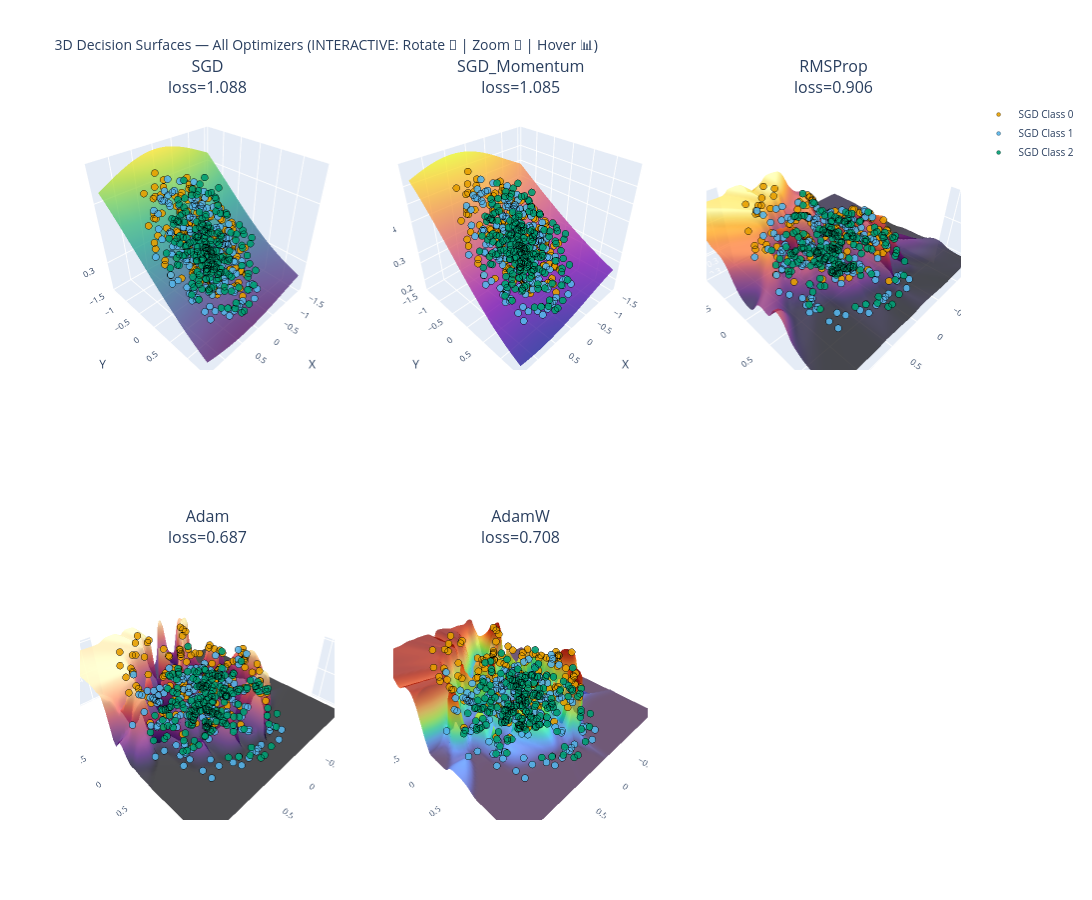

The cell this chart's notebook holds for it:
### Code cell
# 3D Decision Surfaces for each optimizer (INTERACTIVE with Plotly)
import plotly.graph_objects as go
from plotly.subplots import make_subplots

def compute_3d_decision_surface(model, X, y, h=0.04):
    """Compute decision surface (confidence for class 0) overlaid with data points."""
    model.eval()
    xmin, xmax = X[:,0].min()-.3, X[:,0].max()+.3
    ymin, ymax = X[:,1].min()-.3, X[:,1].max()+.3
    xx, yy = np.meshgrid(np.arange(xmin, xmax, h), np.arange(ymin, ymax, h))
    grid = torch.tensor(np.c_[xx.ravel(), yy.ravel()], dtype=torch.float32).to(DEVICE)
    
    with torch.no_grad():
        logits = model(grid).cpu().numpy()
        # Use softmax to get probabilities for class 0 (as confidence score for Z)
        probs = np.exp(logits) / np.exp(logits).sum(axis=1, keepdims=True)
        Z = probs[:, 0].reshape(xx.shape)
    
    return xx, yy, Z


# Create interactive 3D subplots (2 rows, 3 cols for 5 optimizers + 1 empty)
fig = make_subplots(
    rows=2, cols=3,
    subplot_titles=[f'{n}<br>loss={spiral_res[n]["loss"][-1]:.3f}' for n in OPTIMIZER_NAMES] + [''],
    specs=[[{'type': 'scatter3d'}, {'type': 'scatter3d'}, {'type': 'scatter3d'}],
           [{'type': 'scatter3d'}, {'type': 'scatter3d'}, {'type': 'scatter3d'}]]
)

colorscale_map = {
    'SGD': 'Viridis', 'SGD_Momentum': 'Plasma', 'RMSProp': 'Inferno',
    'Adam': 'Magma', 'AdamW': 'Turbo'
}

for idx, n in enumerate(OPTIMIZER_NAMES, 1):
    row = (idx - 1) // 3 + 1
    col = (idx - 1) % 3 + 1
    
    # Compute surface
    xx, yy, Z = compute_3d_decision_surface(spiral_res[n]['model'], Xnp, ynp)
    
    # Add surface mesh
    fig.add_trace(
        go.Surface(x=xx, y=yy, z=Z, colorscale=colorscale_map[n], 
                   showscale=False, opacity=0.75, name=f'{n} Surface'),
        row=row, col=col
    )
    
    # Add data points on top of surface
    for c, col_name in enumerate(['#E69F00','#56B4E9','#009E73']):
        m = (ynp == c)
        # For Z coord, compute model's predicted probabilities for these points
        pts_grid = torch.tensor(Xnp[m], dtype=torch.float32).to(DEVICE)
        with torch.no_grad():
            pts_probs = torch.softmax(spiral_res[n]['model'](pts_grid), dim=1).cpu().numpy()
        z_pts = pts_probs[:, 0]
        
        fig.add_trace(
            go.Scatter3d(x=Xnp[m, 0], y=Xnp[m, 1], z=z_pts,
                        mode='markers', marker=dict(size=4, color=col_name, opacity=0.9, 
                                                    line=dict(color='black', width=0.3)),
                        name=f'{n} Class {c}', showlegend=(idx==1)),
            row=row, col=col
        )

# Update layout
fig.update_layout(
    title_text='3D Decision Surfaces — All Optimizers (INTERACTIVE: Rotate 🔄 | Zoom 🔭 | Hover 📊)',
    height=900, width=1400, showlegend=True,
    font=dict(size=10)
)

# Update axes labels for all subplots
for i in range(1, 7):
    fig.update_scenes(
        xaxis_title='X', yaxis_title='Y', zaxis_title='P(Class 0)',
        row=(i-1)//3 + 1, col=(i-1)%3 + 1
    )

fig.show()
print('Interactive 3D decision surfaces loaded')
print('Click and drag to rotate, Scroll to zoom, Hover for values')

### Figure 1 — Plotly figure (JSON) as saved in the notebook; plotly's stock layout.template omitted (floating-point values rounded to 4 significant figures; data arrays with more than 128 entries replaced by an {"elided": "..."} marker saying what was removed)
{"data": [{"colorscale": [[0, "#440154"], [0.1111, "#482878"], [0.2222, "#3e4989"], [0.3333, "#31688e"], [0.4444, "#26828e"], [0.5556, "#1f9e89"], [0.6667, "#35b779"], [0.7778, "#6ece58"], [0.8889, "#b5de2b"], [1, "#fde725"]], "name": "SGD Surface", "opacity": 0.75, "scene": "scene", "showscale": false, "type": "surface", "x": {"elided": "72x73 float values"}, "y": {"elided": "72x73 float values"}, "z": {"elided": "72x73 float values"}}, {"marker": {"color": "#E69F00", "line": {"color": "black", "width": 0.3}, "opacity": 0.9, "size": 4}, "mode": "markers", "name": "SGD Class 0", "scene": "scene", "showlegend": true, "type": "scatter3d", "x": {"elided": "200 float values"}, "y": {"elided": "200 float values"}, "z": {"elided": "200 float values"}}, {"marker": {"color": "#56B4E9", "line": {"color": "black", "width": 0.3}, "opacity": 0.9, "size": 4}, "mode": "markers", "name": "SGD Class 1", "scene": "scene", "showlegend": true, "type": "scatter3d", "x": {"elided": "200 float values"}, "y": {"elided": "200 float values"}, "z": {"elided": "200 float values"}}, {"marker": {"color": "#009E73", "line": {"color": "black", "width": 0.3}, "opacity": 0.9, "size": 4}, "mode": "markers", "name": "SGD Class 2", "scene": "scene", "showlegend": true, "type": "scatter3d", "x": {"elided": "200 float values"}, "y": {"elided": "200 float values"}, "z": {"elided": "200 float values"}}, {"colorscale": [[0, "#0d0887"], [0.1111, "#46039f"], [0.2222, "#7201a8"], [0.3333, "#9c179e"], [0.4444, "#bd3786"], [0.5556, "#d8576b"], [0.6667, "#ed7953"], [0.7778, "#fb9f3a"], [0.8889, "#fdca26"], [1, "#f0f921"]], "name": "SGD_Momentum Surface", "opacity": 0.75, "scene": "scene2", "showscale": false, "type": "surface", "x": {"elided": "72x73 float values"}, "y": {"elided": "72x73 float values"}, "z": {"elided": "72x73 float values"}}, {"marker": {"color": "#E69F00", "line": {"color": "black", "width": 0.3}, "opacity": 0.9, "size": 4}, "mode": "markers", "name": "SGD_Momentum Class 0", "scene": "scene2", "showlegend": false, "type": "scatter3d", "x": {"elided": "200 float values"}, "y": {"elided": "200 float values"}, "z": {"elided": "200 float values"}}, {"marker": {"color": "#56B4E9", "line": {"color": "black", "width": 0.3}, "opacity": 0.9, "size": 4}, "mode": "markers", "name": "SGD_Momentum Class 1", "scene": "scene2", "showlegend": false, "type": "scatter3d", "x": {"elided": "200 float values"}, "y": {"elided": "200 float values"}, "z": {"elided": "200 float values"}}, {"marker": {"color": "#009E73", "line": {"color": "black", "width": 0.3}, "opacity": 0.9, "size": 4}, "mode": "markers", "name": "SGD_Momentum Class 2", "scene": "scene2", "showlegend": false, "type": "scatter3d", "x": {"elided": "200 float values"}, "y": {"elided": "200 float values"}, "z": {"elided": "200 float values"}}, {"colorscale": [[0, "#000004"], [0.1111, "#1b0c41"], [0.2222, "#4a0c6b"], [0.3333, "#781c6d"], [0.4444, "#a52c60"], [0.5556, "#cf4446"], [0.6667, "#ed6925"], [0.7778, "#fb9b06"], [0.8889, "#f7d13d"], [1, "#fcffa4"]], "name": "RMSProp Surface", "opacity": 0.75, "scene": "scene3", "showscale": false, "type": "surface", "x": {"elided": "72x73 float values"}, "y": {"elided": "72x73 float values"}, "z": {"elided": "72x73 float values"}}, {"marker": {"color": "#E69F00", "line": {"color": "black", "width": 0.3}, "opacity": 0.9, "size": 4}, "mode": "markers", "name": "RMSProp Class 0", "scene": "scene3", "showlegend": false, "type": "scatter3d", "x": {"elided": "200 float values"}, "y": {"elided": "200 float values"}, "z": {"elided": "200 float values"}}, {"marker": {"color": "#56B4E9", "line": {"color": "black", "width": 0.3}, "opacity": 0.9, "size": 4}, "mode": "markers", "name": "RMSProp Class 1", "scene": "scene3", "showlegend": false, "type": "scatter3d", "x": {"elided": "200 float values"}, "y": {"elided": "200 float values"}, "z": {"elided": "200 float values"}}, {"marker": {"color": "#009E73", "line": {"color": "black", "width": 0.3}, "opacity": 0.9, "size": 4}, "mode": "markers", "name": "RMSProp Class 2", "scene": "scene3", "showlegend": false, "type": "scatter3d", "x": {"elided": "200 float values"}, "y": {"elided": "200 float values"}, "z": {"elided": "200 float values"}}, {"colorscale": [[0, "#000004"], [0.1111, "#180f3d"], [0.2222, "#440f76"], [0.3333, "#721f81"], [0.4444, "#9e2f7f"], [0.5556, "#cd4071"], [0.6667, "#f1605d"], [0.7778, "#fd9668"], [0.8889, "#feca8d"], [1, "#fcfdbf"]], "name": "Adam Surface", "opacity": 0.75, "scene": "scene4", "showscale": false, "type": "surface", "x": {"elided": "72x73 float values"}, "y": {"elided": "72x73 float values"}, "z": {"elided": "72x73 float values"}}, {"marker": {"color": "#E69F00", "line": {"color": "black", "width": 0.3}, "opacity": 0.9, "size": 4}, "mode": "markers", "name": "Adam Class 0", "scene": "scene4", "showlegend": false, "type": "scatter3d", "x": {"elided": "200 float values"}, "y": {"elided": "200 float values"}, "z": {"elided": "200 float values"}}, {"marker": {"color": "#56B4E9", "line": {"color": "black", "width": 0.3}, "opacity": 0.9, "size": 4}, "mode": "markers", "name": "Adam Class 1", "scene": "scene4", "showlegend": false, "type": "scatter3d", "x": {"elided": "200 float values"}, "y": {"elided": "200 float values"}, "z": {"elided": "200 float values"}}, {"marker": {"color": "#009E73", "line": {"color": "black", "width": 0.3}, "opacity": 0.9, "size": 4}, "mode": "markers", "name": "Adam Class 2", "scene": "scene4", "showlegend": false, "type": "scatter3d", "x": {"elided": "200 float values"}, "y": {"elided": "200 float values"}, "z": {"elided": "200 float values"}}, {"colorscale": [[0, "#30123b"], [0.07143, "#4145ab"], [0.1429, "#4675ed"], [0.2143, "#39a2fc"], [0.2857, "#1bcfd4"], [0.3571, "#24eca6"], [0.4286, "#61fc6c"], [0.5, "#a4fc3b"], [0.5714, "#d1e834"], [0.6429, "#f3c63a"], [0.7143, "#fe9b2d"], [0.7857, "#f36315"], [0.8571, "#d93806"], [0.9286, "#b11901"], [1, "#7a0402"]], "name": "AdamW Surface", "opacity": 0.75, "scene": "scene5", "showscale": false, "type": "surface", "x": {"elided": "72x73 float values"}, "y": {"elided": "72x73 float values"}, "z": {"elided": "72x73 float values"}}, {"marker": {"color": "#E69F00", "line": {"color": "black", "width": 0.3}, "opacity": 0.9, "size": 4}, "mode": "markers", "name": "AdamW Class 0", "scene": "scene5", "showlegend": false, "type": "scatter3d", "x": {"elided": "200 float values"}, "y": {"elided": "200 float values"}, "z": {"elided": "200 float values"}}, {"marker": {"color": "#56B4E9", "line": {"color": "black", "width": 0.3}, "opacity": 0.9, "size": 4}, "mode": "markers", "name": "AdamW Class 1", "scene": "scene5", "showlegend": false, "type": "scatter3d", "x": {"elided": "200 float values"}, "y": {"elided": "200 float values"}, "z": {"elided": "200 float values"}}, {"marker": {"color": "#009E73", "line": {"color": "black", "width": 0.3}, "opacity": 0.9, "size": 4}, "mode": "markers", "name": "AdamW Class 2", "scene": "scene5", "showlegend": false, "type": "scatter3d", "x": {"elided": "200 float values"}, "y": {"elided": "200 float values"}, "z": {"elided": "200 float values"}}], "layout": {"annotations": [{"font": {"size": 16}, "showarrow": false, "text": "SGD<br>loss=1.088", "x": 0.1444, "xanchor": "center", "xref": "paper", "y": 1, "yanchor": "bottom", "yref": "paper"}, {"font": {"size": 16}, "showarrow": false, "text": "SGD_Momentum<br>loss=1.085", "x": 0.5, "xanchor": "center", "xref": "paper", "y": 1, "yanchor": "bottom", "yref": "paper"}, {"font": {"size": 16}, "showarrow": false, "text": "RMSProp<br>loss=0.906", "x": 0.8556, "xanchor": "center", "xref": "paper", "y": 1, "yanchor": "bottom", "yref": "paper"}, {"font": {"size": 16}, "showarrow": false, "text": "Adam<br>loss=0.687", "x": 0.1444, "xanchor": "center", "xref": "paper", "y": 0.375, "yanchor": "bottom", "yref": "paper"}, {"font": {"size": 16}, "showarrow": false, "text": "AdamW<br>loss=0.708", "x": 0.5, "xanchor": "center", "xref": "paper", "y": 0.375, "yanchor": "bottom", "yref": "paper"}], "font": {"size": 10}, "height": 900, "scene": {"domain": {"x": [0, 0.2889], "y": [0.625, 1]}, "xaxis": {"title": {"text": "X"}}, "yaxis": {"title": {"text": "Y"}}, "zaxis": {"title": {"text": "P(Class 0)"}}}, "scene2": {"domain": {"x": [0.3556, 0.6444], "y": [0.625, 1]}, "xaxis": {"title": {"text": "X"}}, "yaxis": {"title": {"text": "Y"}}, "zaxis": {"title": {"text": "P(Class 0)"}}}, "scene3": {"domain": {"x": [0.7111, 1], "y": [0.625, 1]}, "xaxis": {"title": {"text": "X"}}, "yaxis": {"title": {"text": "Y"}}, "zaxis": {"title": {"text": "P(Class 0)"}}}, "scene4": {"domain": {"x": [0, 0.2889], "y": [0, 0.375]}, "xaxis": {"title": {"text": "X"}}, "yaxis": {"title": {"text": "Y"}}, "zaxis": {"title": {"text": "P(Class 0)"}}}, "scene5": {"domain": {"x": [0.3556, 0.6444], "y": [0, 0.375]}, "xaxis": {"title": {"text": "X"}}, "yaxis": {"title": {"text": "Y"}}, "zaxis": {"title": {"text": "P(Class 0)"}}}, "scene6": {"domain": {"x": [0.7111, 1], "y": [0, 0.375]}, "xaxis": {"title": {"text": "X"}}, "yaxis": {"title": {"text": "Y"}}, "zaxis": {"title": {"text": "P(Class 0)"}}}, "showlegend": true, "title": {"text": "3D Decision Surfaces — All Optimizers (INTERACTIVE: Rotate 🔄 | Zoom 🔭 | Hover 📊)"}, "width": 1400}}
